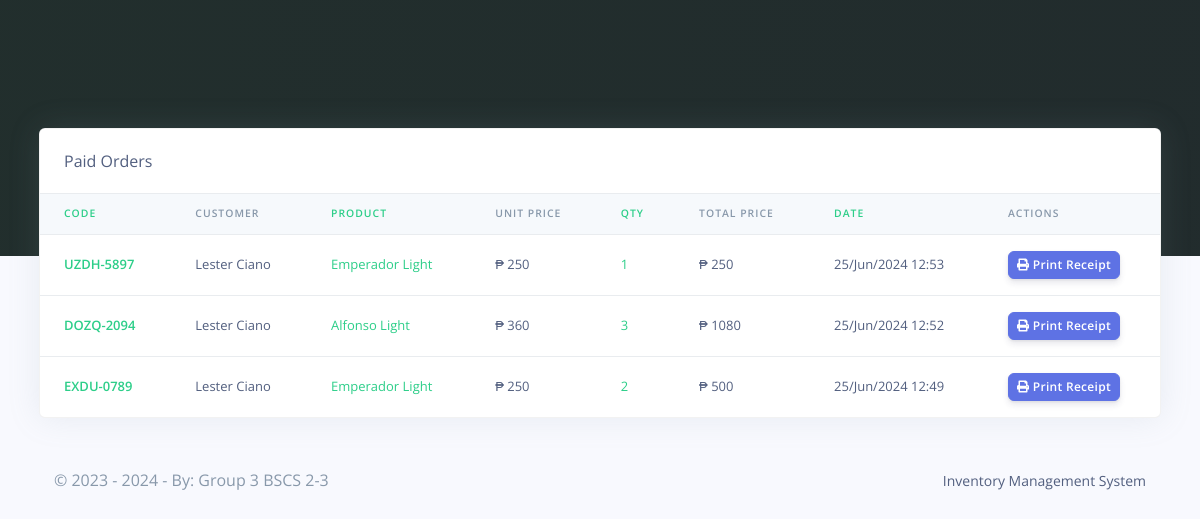
Page /pos/admin/receipts.php (signed in) on the committed database.
### tables this page shows
CREATE TABLE `rpos_orders` (
  `order_id` varchar(200) NOT NULL,
  `order_code` varchar(200) NOT NULL,
  `customer_id` varchar(200) NOT NULL,
  `customer_name` varchar(200) NOT NULL,
  `prod_id` varchar(200) NOT NULL,
  `prod_name` varchar(200) NOT NULL,
  `prod_price` varchar(200) NOT NULL,
  `prod_qty` varchar(200) NOT NULL,
  `order_status` varchar(200) NOT NULL,
  `created_at` timestamp(6) NOT NULL DEFAULT current_timestamp(6) ON UPDATE current_timestamp(6)
);

### pos/admin/receipts.php (the view, shortened to what this page needs)
<?php
include('config/config.php');
require_once('partials/_head.php');
?>
<body>
    <div class="main-content">
        <div class="container-fluid mt--8">
            <div class="row">
                <div class="col">
                    <div class="card shadow">
                        <div class="card-header border-0">
                            Paid Orders
                        </div>
                        <div class="table-responsive">
                            <table class="table align-items-center table-flush">
                                <thead class="thead-light">
                                    <tr>
                                        <th class="text-success" scope="col">Code</th>
                                        <th scope="col">Customer</th>
                                        <th class="text-success" scope="col">Product</th>
                                        <th scope="col">Unit Price</th>
                                        <th class="text-success" scope="col">Qty</th>
                                        <th scope="col">Total Price</th>
                                        <th class="text-success" scope="col">Date</th>
                                        <th scope="col">Actions</th>
                                    </tr>
                                </thead>
                                <tbody>
                                    <?php
                                    $ret = "SELECT * FROM  rpos_orders WHERE order_status = 'Paid' ORDER BY `rpos_orders`.`created_at` DESC  ";
                                    $stmt = $mysqli->prepare($ret);
                                    $stmt->execute();
                                    $res = $stmt->get_result();
                                    while ($order = $res->fetch_object()) {
                                        $total = ($order->prod_price * $order->prod_qty);
                                    ?>
                                        <tr>
                                            <th class="text-success" scope="row"><?php echo $order->order_code; ?></th>
                                            <td><?php echo $order->customer_name; ?></td>
                                            <td class="text-success"><?php echo $order->prod_name; ?></td>
                                            <td>₱ <?php echo $order->prod_price; ?></td>
                                            <td class="text-success"><?php echo $order->prod_qty; ?></td>
                                            <td>₱ <?php echo $total; ?></td>
                                            <td><?php echo date('d/M/Y g:i', strtotime($order->created_at)); ?></td>
                                            <td>
                                                <a target="_blank" href="print_receipt.php?order_code=<?php echo $order->order_code; ?>">
                                                    <button class="btn btn-sm btn-primary">
                                                        <i class="fas fa-print"></i>
                                                        Print Receipt
                                                    </button>
                                                </a>
                                            </td>
                                        </tr>
                                    <?php } ?>
                                </tbody>
                            </table>
                        </div>
                    </div>
                </div>
            </div>
            <?php
            require_once('partials/_footer.php');
            ?>
        </div>
    </div>
</body>
</html>

### rows in the picture
rpos_orders: order_code "UZDH-5897", customer_name "Lester Ciano", prod_name "Emperador Light", prod_price "250", prod_qty "1", created_at "25/Jun/2024 12:53"
rpos_orders: order_code "DOZQ-2094", customer_name "Lester Ciano", prod_name "Alfonso Light", prod_price "360", prod_qty "3", total "1080", created_at "25/Jun/2024 12:52"
rpos_orders: order_code "EXDU-0789", customer_name "Lester Ciano", prod_name "Emperador Light", prod_price "250", prod_qty "2", total "500", created_at "25/Jun/2024 12:49"
